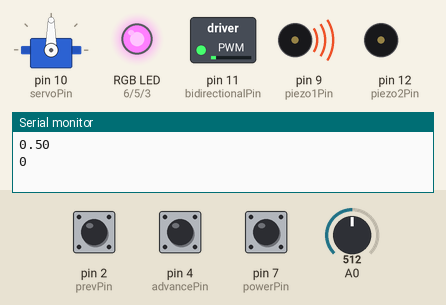
Simulated run of this sketch. Board: Arduino Uno, built with avr-gcc and run on an emulated ATmega328P. Parts: servo, switched loads named in the sketch (green lamp = pin HIGH), an RGB LED mixed from three pins (HIGH = lit), buzzer (waves = sounding, pin HIGH), the last lines printed to the serial monitor. Dashed ring = blinking. Inputs (shaded band) come from the test bench; at power-on: pin 7 (powerPin) HIGH, pin 2 (prevPin) HIGH, A0 = 512, pin 4 (advancePin) HIGH. Dim RGB values are drawn brighter than linear; random numbers use the default seed unless the sketch sets one; pins used as bus, display or sensor lines are not drawn.

Above: at 0.85 s.
1.3 s: pin 7 (powerPin) pulled LOW for 0.45 s
At 3.2 s:
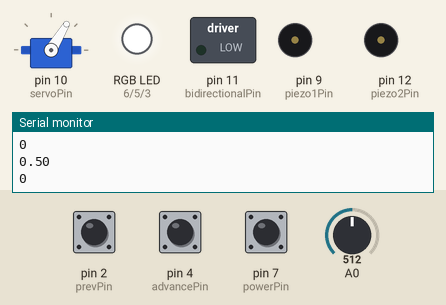
4.3 s: pin 7 (powerPin) pulled LOW for 1 s
At 6.6 s:
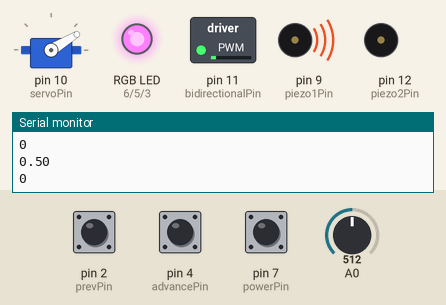
7.5 s: pin 2 (prevPin) pulled LOW for 3.2 s
At 12.4 s:
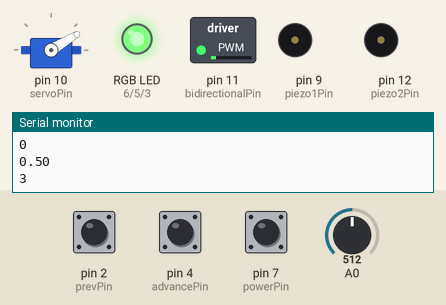
12.5 s: A0 set to 306
At 15.4 s:
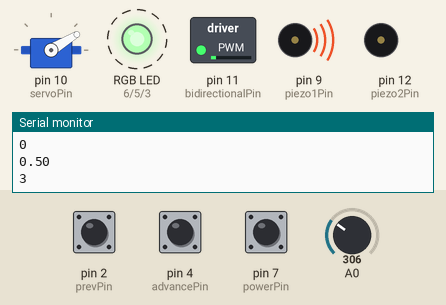
15.5 s: pin 4 (advancePin) pulled LOW for 0.45 s
At 16.8 s:
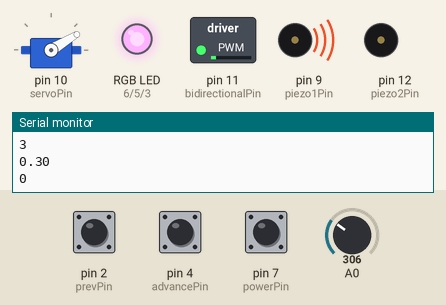
18.5 s: pin 4 (advancePin) pulled LOW for 1 s
At 19.8 s:
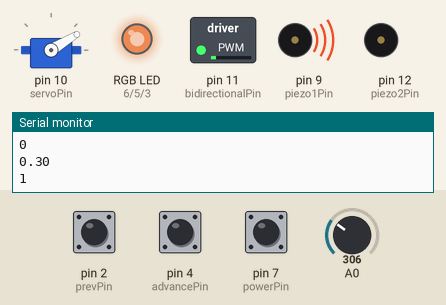
Timing chart, 0 to 24.6 s (numbered marks = the images above; inputs shaded):
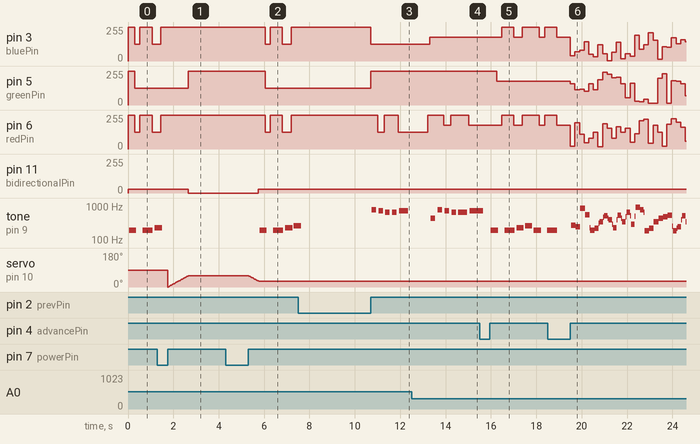

The sketch:

moodLamp.ino
```cpp
//Edwin Lee & Pingda Li
//Arduino program that will control a bi-directional motor,
//a multicolour LED, and Piezo pins by taking in user input.
//Nov 28, 2013

//introducing variables
#include <Servo.h>
Servo doorMan;
int doorPos=0,systemState=0; //systemState is the currently selected mode
int advancePin=4, powerPin=7, prevPin=2; //input pins
int redPin=6,greenPin=5,bluePin=3,piezo1Pin=9,servoPin=10,piezo2Pin=12,bidirectionalPin=11; //output pins
double powerMod=0; //variable for the potentiometer
boolean runSystem=true; //toggles system on/off
int numIncrements=10; //number of steps to break each mode into

//Setting up variables
void setup()
{
  doorMan.attach(10);

  //Assign pins for input buttons- _PULLUP removes need for pullup resistor
  pinMode (advancePin,INPUT_PULLUP);
  pinMode (powerPin,INPUT_PULLUP);
  pinMode (prevPin,INPUT_PULLUP);

  //Assign output pins
  pinMode (redPin,OUTPUT);
  pinMode (greenPin,OUTPUT);
  pinMode (bluePin,OUTPUT);
  pinMode (piezo1Pin,OUTPUT);
  pinMode (servoPin,OUTPUT);
  pinMode (piezo2Pin,OUTPUT);

  //Turn off all lights
  analogWrite(redPin,255);
  analogWrite(greenPin,255);
  analogWrite(bluePin,255);

  Serial.begin(115200); //for debugging, use Serial.println("TEXT") to check values
}

//This program will loop and constantly see if the user has changed the variable resistor or
//has clicked a button. The program will cycle between 4 modes: action, sad, happy, and random.
//When the user clicks, the mode will change. It will go forward a mode or back a mode depending
//on which button is pressed. There is another button to turn the moodLamp on or off.
void loop(){

   int increment=0; //counter for later loop
   powerMod=analogRead(0)/1024.0; //express potentiometer reading as a fraction
   Serial.println(powerMod); //debugging

   //Advance mode button
   if (digitalRead(advancePin)==LOW){

    //Loop will run until user releases button
    while(digitalRead(advancePin)==LOW){ }
    //Advances state as prescribed
     systemState++;
     //Deals with state counter going above number of states
     if (systemState>3)
       systemState=0;
   }

    //Previous mode button
   if (digitalRead(prevPin)==LOW){
    //Loop runs until user releases button
     while(digitalRead(prevPin)==LOW){ }

     //Reduces state as prescribed
     systemState--;
     //Deals with state counter going below zero
      if (systemState<0)
        systemState=3;
   }
    Serial.println(systemState); //debugging

   //Toggle power button
   if (digitalRead(powerPin)==LOW){

     //Wait until user releases button
     while(digitalRead(powerPin)==LOW){ }

    //Switches state from on to off, or off to on
    //Opens box if turning light on, closes box if turning light off

     if (runSystem==false){
       //moveDoor is called, the 2 variables are starting degrees and speed at which to move at
      moveDoor(doorPos,30,15);
       runSystem=true;
     }

     else{
       //moveDoor is called, the 2 variables are starting degrees and speed at which to move at
       runSystem=false;
       moveDoor(doorPos,60,15);
     }
   }

   //Turns off all lights and motor if system is turned off
   if (runSystem==false){
   //everything off
   analogWrite(bidirectionalPin,0);
   analogWrite(redPin,255);
   analogWrite(greenPin,255);
   analogWrite(bluePin,255);

   delay (10);
   }

  //Operations for when system is turned on
  else {
   //Like a for loop using increment as counter, but exit loop as soon as one of the buttons is pressed
   while (increment<numIncrements&&digitalRead(advancePin)==HIGH&&digitalRead(prevPin)==HIGH&&digitalRead(powerPin)==HIGH){

    analogWrite(bidirectionalPin,30) ;

    //Calls various modes depending on which is currently selected
    //Modes are broken into increments so that they can be interruped part way through if need be (ie button pushed)

    if (systemState==0){
      mode0(increment,powerMod);
    }

    else if (systemState==1){
      mode1(increment,powerMod);
    }

    else if (systemState==2){
      mode2(increment,powerMod);
    }

    else if (systemState==3){
      mode3(increment,powerMod);
    }

    increment++; //Increases counter, this will also be sent into the song and will play the individual notes
  }
 }
}


//These funcitons are the various moods offered by the moodlamp
//action mode
void mode0(int increment,double pwrPercent){
  red (increment);
}

//random mode
void mode1(int increment,double pwrPercent){
      randomSounds();
}

//happy mode
void mode2(int increment,double pwrPercent){
      green(increment);
}

//sad mode
void mode3(int increment,double pwrPercent){
      blue (increment);
}

//The following programs will have their own set of notes and will play these notes in order
//They will have their own tempo and will have changing lights depending on the note played
//Inside the blue, green, and red code, there will will notes where the light will change
void randomSounds ()
{
      char notes[] = {'p','o','i','u','y','t','c','r','d','e','f','w','g','a','z','b','C','q','D','E','F','l','G','A','k','B'};
      int tempo = 200;
      int i = random (0,25);

      analogWrite(redPin,random(0,255));
      analogWrite(greenPin,random(0,255));
      analogWrite(bluePin,random(0,255));
      playNote(notes[i], tempo);
}

//sad music Still Alive - Valve
void blue (int i)
{
numIncrements = 29; // the number of notes
char notes[] = "GlEEl aGlEElDEa aElGEqDEaal "; // a space represents a rest
int beats[] = { 1, 1, 1, 1, 2, 4, 1, 1, 1, 1, 2, 3, 2, 1, 2, 1, 1, 3, 1, 3, 1, 2, 3, 2, 1, 2, 2, 4 };//the beats of each note above
int tempo = 200;//speed of the song

//powermod is inputted from the variable resistor
powerMod=analogRead(0)/1024.0;

    if (notes[i] == ' ') {
      delay(beats[i] * tempo); // rest
      analogWrite(redPin,255);
      analogWrite(greenPin,255);
      analogWrite(bluePin,255-255*powerMod);
    }
    else if (notes[i] == 'l')
    {
      analogWrite(redPin,255-255*powerMod);
      analogWrite(greenPin,255);
      analogWrite(bluePin,255-255*powerMod);
      playNote(notes[i], beats[i] * tempo);
    }

    else {
      analogWrite(redPin,255);
      analogWrite(greenPin,255);
      analogWrite(bluePin,255-255*powerMod);
      playNote(notes[i], beats[i] * tempo);
    }

    // pause between notes
    delay(tempo / 2);
}

//happy music - Rudoplh the Red Nosed Reindeer
void green (int i)
{
numIncrements = 33; // the number of notes
char notes[] = "gageCag gagagCb fgfdbag gagagae "; // a space represents a rest
int beats[] = { 1, 2, 1, 2, 1, 1, 3, 1, 1, 1, 1, 1, 1, 2, 2, 1, 1, 1, 1, 2, 1, 1, 2, 2, 1, 1, 1, 1, 2, 2, 1, 2, 3};
int tempo = 200;

powerMod=analogRead(0)/1024.0;
    if (notes[i] == ' ') {
      delay(beats[i] * tempo); // rest
      analogWrite(redPin,255-255*powerMod);
      analogWrite(greenPin,255);
      analogWrite(bluePin,255);
    }
    else if (notes[i] == 'g')
    {
      analogWrite(redPin,255);
      analogWrite(greenPin,255-255*powerMod);
      analogWrite(bluePin,255);
      playNote(notes[i], beats[i] * tempo);
    }
    else {
      analogWrite(redPin,255-255*powerMod);
      analogWrite(greenPin,255);
      analogWrite(bluePin,255);
      playNote(notes[i], beats[i] * tempo);
    }

    // pause between notes
    delay(tempo / 2);
  }

//Action music - Mission Impossible Theme Song
void red (int i)
{
numIncrements = 33; // the number of notes
char notes[] = "i iyci ipoi iyci ipozgd zgr zgc tc "; // a space represents a rest
int beats[] = {2,1,3,2,2,2,1,3,2,2,2,1,3,2,2,2,1,3,2,2,1,1,5,2,1,1,5,2,1,1,5,2,1,1,2};
int tempo = 150;

powerMod=analogRead(0)/1024.0;

    if (notes[i] == ' ') {
      delay(beats[i] * tempo); // rest
      analogWrite(redPin,255);
      analogWrite(greenPin,255-255*powerMod);
      analogWrite(bluePin,255);
    }
    else if (notes[i] == 'i' || notes[i] == 'z'){
      playNote(notes[i], beats[i] * tempo);
      analogWrite(redPin,255-255*powerMod);
      analogWrite(greenPin,255-255*powerMod);
      analogWrite(bluePin,255-255*powerMod);
    }

    else {
      playNote(notes[i], beats[i] * tempo);
      analogWrite(redPin,255);
      analogWrite(greenPin,255-255*powerMod);
      analogWrite(bluePin,255);
    }

    // pause between notes
    delay(tempo / 2);


}

//This method will output the tone on the piezo
void playTone(int tone, int duration) {
  for (long i = 0; i < duration * 1000L; i += tone * 2) {
    digitalWrite(piezo1Pin, HIGH);
    delayMicroseconds(tone);
    digitalWrite(piezo1Pin, LOW);
    delayMicroseconds(tone);
  }
}

//This method will play the note
void playNote(char note, int duration) {

  char names[] = {'p','o','i','u','y','t','c','r','d','e','f','w','g','a','z','b','C','q','D','E','F','l','G','A','k','B'};
  int numnotes = 26;
  int tones[] = {2864,2702,2551,2273,2146,2024,1915,1805,1700,1519,1432,1351,1275,1136,1073,1014,956,919,850,760,716,676,638,568,536,507};


  // play the tone corresponding to the note name
  for (int i = 0; i < numIncrements; i++) {
    if (names[i] == note) {
      playTone(tones[i], duration);
    }
  }
}

//Method controls servo motor (opens and closes box door)
void moveDoor(int &doorPos,int target,int delayTime){

  //If motor is moving to a greater position
 if (target>doorPos){
  //Errorhandling, motor only goes up to 180
  if (target>180)
    target=180;

  //Loop gradually brings motor to target position
  for(doorPos=doorPos; doorPos < target; doorPos += 1){
    doorMan.write(doorPos); // tell servo to go to position in variable 'doorPos'
    delay(delayTime); // waits selected time for the servo to reach the position
  }
 }

 //If motor is moving to a smaller position
 else if (target<doorPos){
  //Errorhandling, motor has minimum position of 0
  if (target<0)
   target=0;

  //Loop gradually brings motor to target position
  for (doorPos=doorPos;doorPos>target;doorPos-=1){
   doorMan.write(doorPos); //tells servo to go to position in variable 'doorPos'
   delay(delayTime); //waits prescribd time for the servo to reach the position
  }
 }
}
```

Measured:
- after the input at 1.3 s, pin 5 (greenPin): 127/255 → 255/255 after 1.4 s; pin 11 (bidirectionalPin): 30/255 → 0/255 after 1.4 s
- after the input at 4.3 s, pin 3 (bluePin): 255/255 → 127/255 after 1.8 s, → 255/255 0.23 s later, → 127/255 0.53 s later, → 255/255 0.38 s later; pin 5 (greenPin): 255/255 → 127/255 after 1.8 s
- after the input at 7.5 s, pin 5 (greenPin): 127/255 → 255/255 after 3.2 s
- after the input at 12.5 s, pin 3 (bluePin): 127/255 → 178/255 after 0.81 s
- after the input at 15.5 s, pin 3 (bluePin): goes 255/255 0.53 s, 178/255 0.38 s, 255/255 0.76 s, 178/255 0.23 s, then 255/255, starting after 0.98 s; pin 5 (greenPin): 255/255 → 178/255 after 0.75 s
